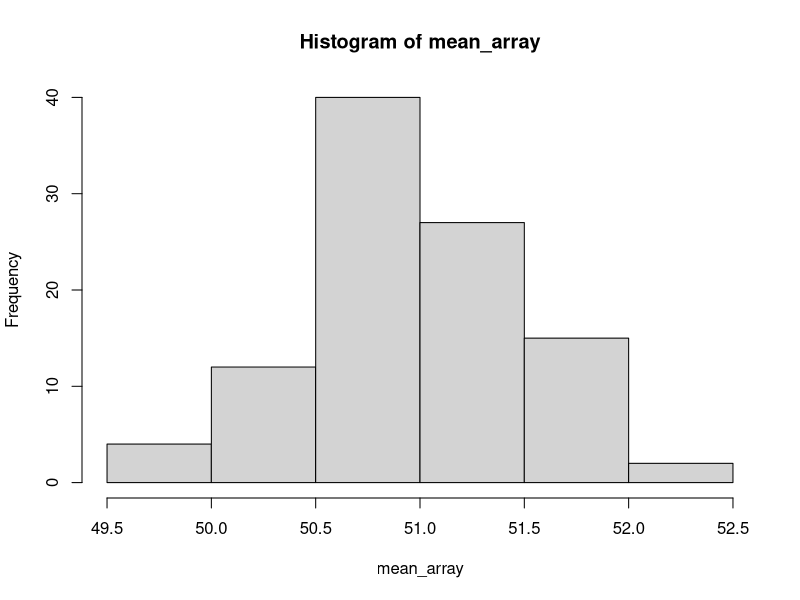
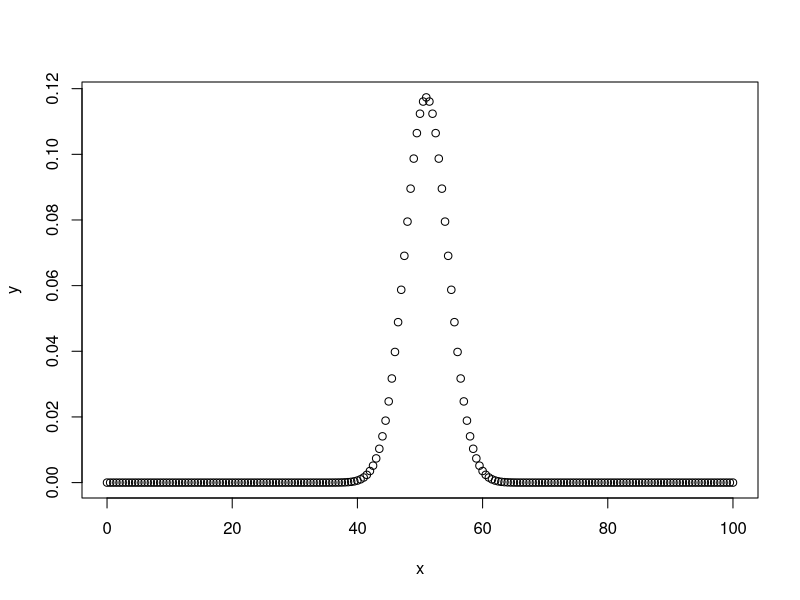
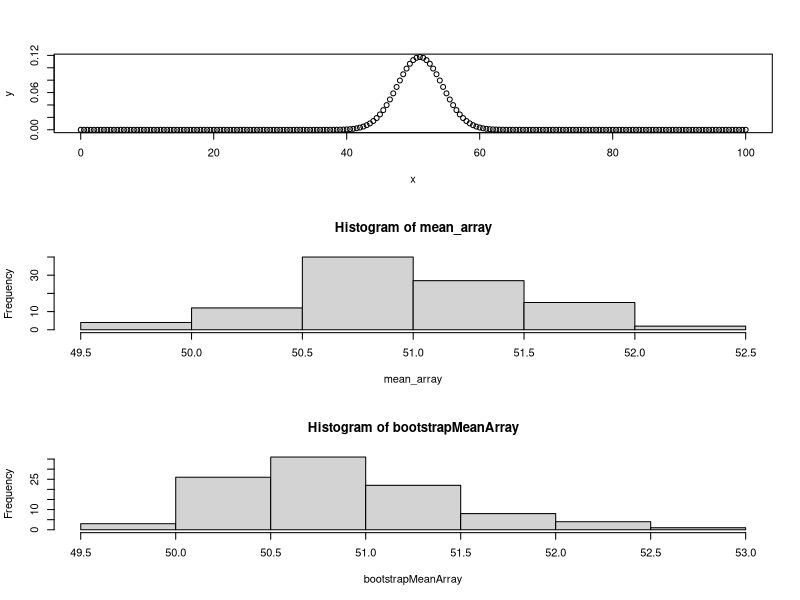

The R source for these figures, in order:
# our population is normally distributed with u=51 sd = 3.4

oneSample= rnorm(50,51,3.4)

sampleMean = mean(oneSample)

mean_array <- c();

for(i in 1:100){
  mean_array[i]<-mean(rnorm(50,51,3.4))
}

print(length(mean_array))

print(mean(mean_array))
print(sd(mean_array))

hist(mean_array)

x <- seq(0,100,by=0.5)
y <- dnorm(x,51,3.4)

plot(x,y)

# bootstrap

bootstrapSample <- sample(oneSample, size = 50, replace = TRUE)
bootstrapMeanArray <- c()
bootstrapSdArray <- c()
for (i in 1:100) {
  bootstrapSample <- sample(oneSample, size = 50, replace = TRUE)
  bootstrapMeanArray[i] <- mean(bootstrapSample)
  bootstrapSdArray[i] <- sd(bootstrapSample)
}

par(mfrow=c(3,1))
plot(x,y)
hist(mean_array)
hist(bootstrapMeanArray)

# install 'boot' package
